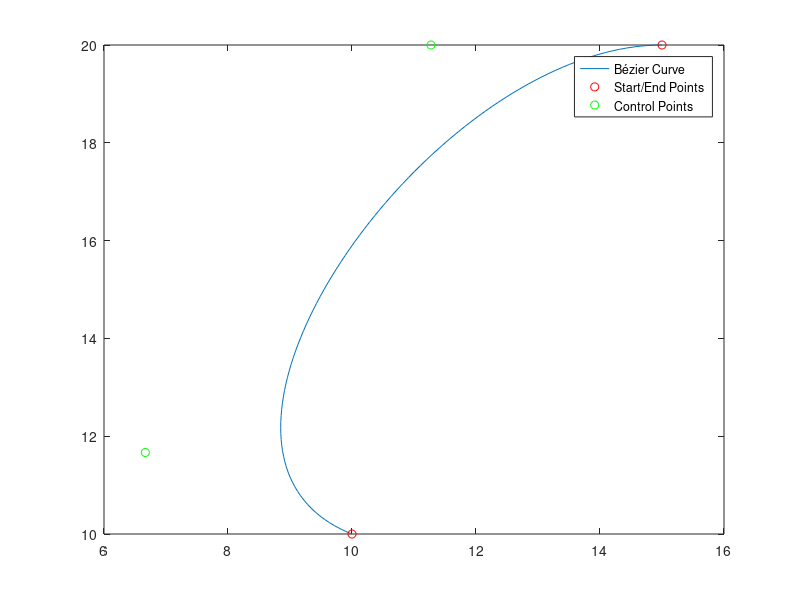

Here is the MATLAB script that generated this plot:
% this code crates a bezier curve based on a starting and ending point and
% based on a starting and ending vector that represent the direction of the
% car on each position
% Define start and end points
P0 = [10 10];
P3 = [15 20];

% Define direction vectors at start and end points
v0 = [-2 1]; % Direction vector at start point
v3 = [1 0]; % Direction vector at end point

% Normalize direction vectors
v0 = v0 / norm(v0);
v3 = v3 / norm(v3);

% Calculate control points P1 and P2
d = norm(P3 - P0) / 3; % Distance from P0 to P1 and P2 to P3
P1 = P0 + d * v0;
P2 = P3 - d * v3;

% Create a finer grid for interpolation
t = linspace(0, 1, 100);

% Calculate the Bézier curve
x = (1-t).^3 * P0(1) + 3*(1-t).^2 .* t * P1(1) + 3*(1-t) .* t.^2 * P2(1) + t.^3 * P3(1);
y = (1-t).^3 * P0(2) + 3*(1-t).^2 .* t * P1(2) + 3*(1-t) .* t.^2 * P2(2) + t.^3 * P3(2);

% Plot the result
plot(x, y);
hold on;
plot(P0(1), P0(2), 'ro');
plot(P1(1), P1(2), 'go');
plot(P2(1), P2(2), 'go');
plot(P3(1), P3(2), 'ro');
legend('Bézier Curve', 'Start/End Points', 'Control Points');